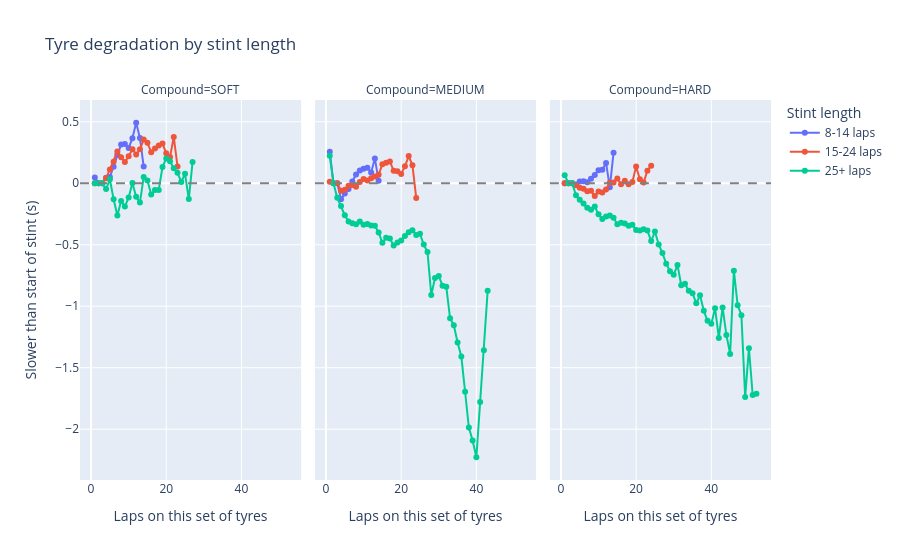

This figure's notebook cell:
### Code cell
fig3 = px.line(
    curve_len,
    x="LapInStint",
    y="median",
    color="StintLength",
    facet_col="Compound",
    category_orders={"Compound": ["SOFT", "MEDIUM", "HARD"]},
    markers=True,
    labels={"LapInStint": "Laps on this set of tyres",
            "median": "Slower than start of stint (s)",
            "StintLength": "Stint length"},
    title="Tyre degradation by stint length",
)
fig3.add_hline(y=0, line_dash="dash", line_color="grey")
fig3.show()

### Figure 1 — Plotly figure (JSON) as saved in the notebook; plotly's stock layout.template omitted (floating-point values rounded to 4 significant figures)
{"data": [{"hovertemplate": "Stint length=8-14 laps<br>Compound=SOFT<br>Laps on this set of tyres=%{x}<br>Slower than start of stint (s)=%{y}<extra></extra>", "legendgroup": "8-14 laps", "line": {"color": "#636efa", "dash": "solid"}, "marker": {"symbol": "circle"}, "mode": "lines+markers", "name": "8-14 laps", "orientation": "v", "showlegend": true, "type": "scatter", "x": [1, 2, 3, 4, 5, 6, 7, 8, 9, 10, 11, 12, 13, 14], "xaxis": "x", "y": [0.047, 0.0, 0.0, 0.045, 0.05, 0.134, 0.234, 0.316, 0.32, 0.287, 0.3665, 0.492, 0.367, 0.136], "yaxis": "y"}, {"hovertemplate": "Stint length=15-24 laps<br>Compound=SOFT<br>Laps on this set of tyres=%{x}<br>Slower than start of stint (s)=%{y}<extra></extra>", "legendgroup": "15-24 laps", "line": {"color": "#EF553B", "dash": "solid"}, "marker": {"symbol": "circle"}, "mode": "lines+markers", "name": "15-24 laps", "orientation": "v", "showlegend": true, "type": "scatter", "x": [1, 2, 3, 4, 5, 6, 7, 8, 9, 10, 11, 12, 13, 14, 15, 16, 17, 18, 19, 20, 21, 22, 23], "xaxis": "x", "y": [0.0, 0.0, 0.0, 0.04, 0.111, 0.175, 0.259, 0.212, 0.172, 0.22, 0.277, 0.233, 0.276, 0.355, 0.329, 0.253, 0.283, 0.308, 0.324, 0.243, 0.213, 0.376, 0.137], "yaxis": "y"}, {"hovertemplate": "Stint length=25+ laps<br>Compound=SOFT<br>Laps on this set of tyres=%{x}<br>Slower than start of stint (s)=%{y}<extra></extra>", "legendgroup": "25+ laps", "line": {"color": "#00cc96", "dash": "solid"}, "marker": {"symbol": "circle"}, "mode": "lines+markers", "name": "25+ laps", "orientation": "v", "showlegend": true, "type": "scatter", "x": [1, 2, 3, 4, 5, 6, 7, 8, 9, 10, 11, 12, 13, 14, 15, 16, 17, 18, 19, 20, 21, 22, 23, 24, 25, 26, 27], "xaxis": "x", "y": [0.0, 0.0, 0.0, -0.0475, 0.0325, -0.13, -0.262, -0.144, -0.19, -0.1155, 0.002, -0.11, -0.1575, 0.05, 0.022, -0.0915, -0.054, -0.055, 0.1315, 0.202, 0.178, 0.122, 0.085, 0.011, 0.077, -0.129, 0.1725], "yaxis": "y"}, {"hovertemplate": "Stint length=8-14 laps<br>Compound=MEDIUM<br>Laps on this set of tyres=%{x}<br>Slower than start of stint (s)=%{y}<extra></extra>", "legendgroup": "8-14 laps", "line": {"color": "#636efa", "dash": "solid"}, "marker": {"symbol": "circle"}, "mode": "lines+markers", "name": "8-14 laps", "orientation": "v", "showlegend": false, "type": "scatter", "x": [1, 2, 3, 4, 5, 6, 7, 8, 9, 10, 11, 12, 13, 14], "xaxis": "x2", "y": [0.256, 0.0, 0.0, -0.131, -0.084, -0.046, 0.014, 0.0715, 0.1035, 0.118, 0.127, 0.088, 0.202, 0.02], "yaxis": "y2"}, {"hovertemplate": "Stint length=15-24 laps<br>Compound=MEDIUM<br>Laps on this set of tyres=%{x}<br>Slower than start of stint (s)=%{y}<extra></extra>", "legendgroup": "15-24 laps", "line": {"color": "#EF553B", "dash": "solid"}, "marker": {"symbol": "circle"}, "mode": "lines+markers", "name": "15-24 laps", "orientation": "v", "showlegend": false, "type": "scatter", "x": [1, 2, 3, 4, 5, 6, 7, 8, 9, 10, 11, 12, 13, 14, 15, 16, 17, 18, 19, 20, 21, 22, 23, 24], "xaxis": "x2", "y": [0.0115, 0.0, 0.0, -0.0615, -0.0525, -0.021, -0.015, -0.0275, 0.01, 0.0355, 0.0225, 0.0415, 0.054, 0.0695, 0.1555, 0.167, 0.177, 0.101, 0.0975, 0.075, 0.138, 0.221, 0.146, -0.119], "yaxis": "y2"}, {"hovertemplate": "Stint length=25+ laps<br>Compound=MEDIUM<br>Laps on this set of tyres=%{x}<br>Slower than start of stint (s)=%{y}<extra></extra>", "legendgroup": "25+ laps", "line": {"color": "#00cc96", "dash": "solid"}, "marker": {"symbol": "circle"}, "mode": "lines+markers", "name": "25+ laps", "orientation": "v", "showlegend": false, "type": "scatter", "x": [1, 2, 3, 4, 5, 6, 7, 8, 9, 10, 11, 12, 13, 14, 15, 16, 17, 18, 19, 20, 21, 22, 23, 24, 25, 26, 27, 28, 29, 30, 31, 32, 33, 34, 35, 36, 37, 38, 39, 40, 41, 42, 43], "xaxis": "x2", "y": [0.2235, 0.0, -0.1185, -0.1845, -0.26, -0.31, -0.325, -0.3335, -0.311, -0.3365, -0.3305, -0.3445, -0.346, -0.3995, -0.4845, -0.4435, -0.4495, -0.5055, -0.481, -0.465, -0.4295, -0.3975, -0.3825, -0.42, -0.4115, -0.4985, -0.559, -0.908, -0.77, -0.755, -0.8325, -0.842, -1.098, -1.154, -1.295, -1.409, -1.696, -1.987, -2.092, -2.228, -1.778, -1.358, -0.875], "yaxis": "y2"}, {"hovertemplate": "Stint length=8-14 laps<br>Compound=HARD<br>Laps on this set of tyres=%{x}<br>Slower than start of stint (s)=%{y}<extra></extra>", "legendgroup": "8-14 laps", "line": {"color": "#636efa", "dash": "solid"}, "marker": {"symbol": "circle"}, "mode": "lines+markers", "name": "8-14 laps", "orientation": "v", "showlegend": false, "type": "scatter", "x": [1, 2, 3, 4, 5, 6, 7, 8, 9, 10, 11, 12, 13, 14], "xaxis": "x3", "y": [0.0, 0.0, 0.0, -0.011, 0.015, 0.017, 0.008, 0.036, 0.0665, 0.1055, 0.11, 0.1655, -0.033, 0.249], "yaxis": "y3"}, {"hovertemplate": "Stint length=15-24 laps<br>Compound=HARD<br>Laps on this set of tyres=%{x}<br>Slower than start of stint (s)=%{y}<extra></extra>", "legendgroup": "15-24 laps", "line": {"color": "#EF553B", "dash": "solid"}, "marker": {"symbol": "circle"}, "mode": "lines+markers", "name": "15-24 laps", "orientation": "v", "showlegend": false, "type": "scatter", "x": [1, 2, 3, 4, 5, 6, 7, 8, 9, 10, 11, 12, 13, 14, 15, 16, 17, 18, 19, 20, 21, 22, 23, 24], "xaxis": "x3", "y": [0.0, 0.0, 0.0, -0.017, -0.036, -0.045, -0.065, -0.06, -0.104, -0.068, -0.076, -0.051, 0.004, 0.006, 0.038, -0.008, 0.0195, -0.0085, 0.011, 0.1365, 0.033, 0.0055, 0.102, 0.143], "yaxis": "y3"}, {"hovertemplate": "Stint length=25+ laps<br>Compound=HARD<br>Laps on this set of tyres=%{x}<br>Slower than start of stint (s)=%{y}<extra></extra>", "legendgroup": "25+ laps", "line": {"color": "#00cc96", "dash": "solid"}, "marker": {"symbol": "circle"}, "mode": "lines+markers", "name": "25+ laps", "orientation": "v", "showlegend": false, "type": "scatter", "x": [1, 2, 3, 4, 5, 6, 7, 8, 9, 10, 11, 12, 13, 14, 15, 16, 17, 18, 19, 20, 21, 22, 23, 24, 25, 26, 27, 28, 29, 30, 31, 32, 33, 34, 35, 36, 37, 38, 39, 40, 41, 42, 43, 44, 45, 46, 47, 48, 49, 50, 51, 52], "xaxis": "x3", "y": [0.066, 0.0, 0.0, -0.0985, -0.135, -0.164, -0.1995, -0.216, -0.19, -0.253, -0.2905, -0.27, -0.2615, -0.2815, -0.3325, -0.322, -0.327, -0.3465, -0.3375, -0.3805, -0.384, -0.373, -0.384, -0.4705, -0.393, -0.498, -0.5675, -0.654, -0.715, -0.745, -0.664, -0.8295, -0.817, -0.875, -0.8935, -0.9765, -0.911, -1.038, -1.119, -1.142, -1.017, -1.258, -1.01, -1.233, -1.388, -0.711, -0.991, -1.074, -1.738, -1.341, -1.721, -1.712], "yaxis": "y3"}], "layout": {"annotations": [{"showarrow": false, "text": "Compound=SOFT", "x": 0.16, "xanchor": "center", "xref": "paper", "y": 1, "yanchor": "bottom", "yref": "paper"}, {"showarrow": false, "text": "Compound=MEDIUM", "x": 0.5, "xanchor": "center", "xref": "paper", "y": 1, "yanchor": "bottom", "yref": "paper"}, {"showarrow": false, "text": "Compound=HARD", "x": 0.84, "xanchor": "center", "xref": "paper", "y": 1, "yanchor": "bottom", "yref": "paper"}], "legend": {"title": {"text": "Stint length"}, "tracegroupgap": 0}, "shapes": [{"line": {"color": "grey", "dash": "dash"}, "type": "line", "x0": 0, "x1": 1, "xref": "x domain", "y0": 0, "y1": 0, "yref": "y"}, {"line": {"color": "grey", "dash": "dash"}, "type": "line", "x0": 0, "x1": 1, "xref": "x2 domain", "y0": 0, "y1": 0, "yref": "y2"}, {"line": {"color": "grey", "dash": "dash"}, "type": "line", "x0": 0, "x1": 1, "xref": "x3 domain", "y0": 0, "y1": 0, "yref": "y3"}], "title": {"text": "Tyre degradation by stint length"}, "xaxis": {"anchor": "y", "domain": [0, 0.32], "title": {"text": "Laps on this set of tyres"}}, "xaxis2": {"anchor": "y2", "domain": [0.34, 0.66], "matches": "x", "title": {"text": "Laps on this set of tyres"}}, "xaxis3": {"anchor": "y3", "domain": [0.68, 1.0], "matches": "x", "title": {"text": "Laps on this set of tyres"}}, "yaxis": {"anchor": "x", "domain": [0, 1], "title": {"text": "Slower than start of stint (s)"}}, "yaxis2": {"anchor": "x2", "domain": [0, 1], "matches": "y", "showticklabels": false}, "yaxis3": {"anchor": "x3", "domain": [0, 1], "matches": "y", "showticklabels": false}}}
